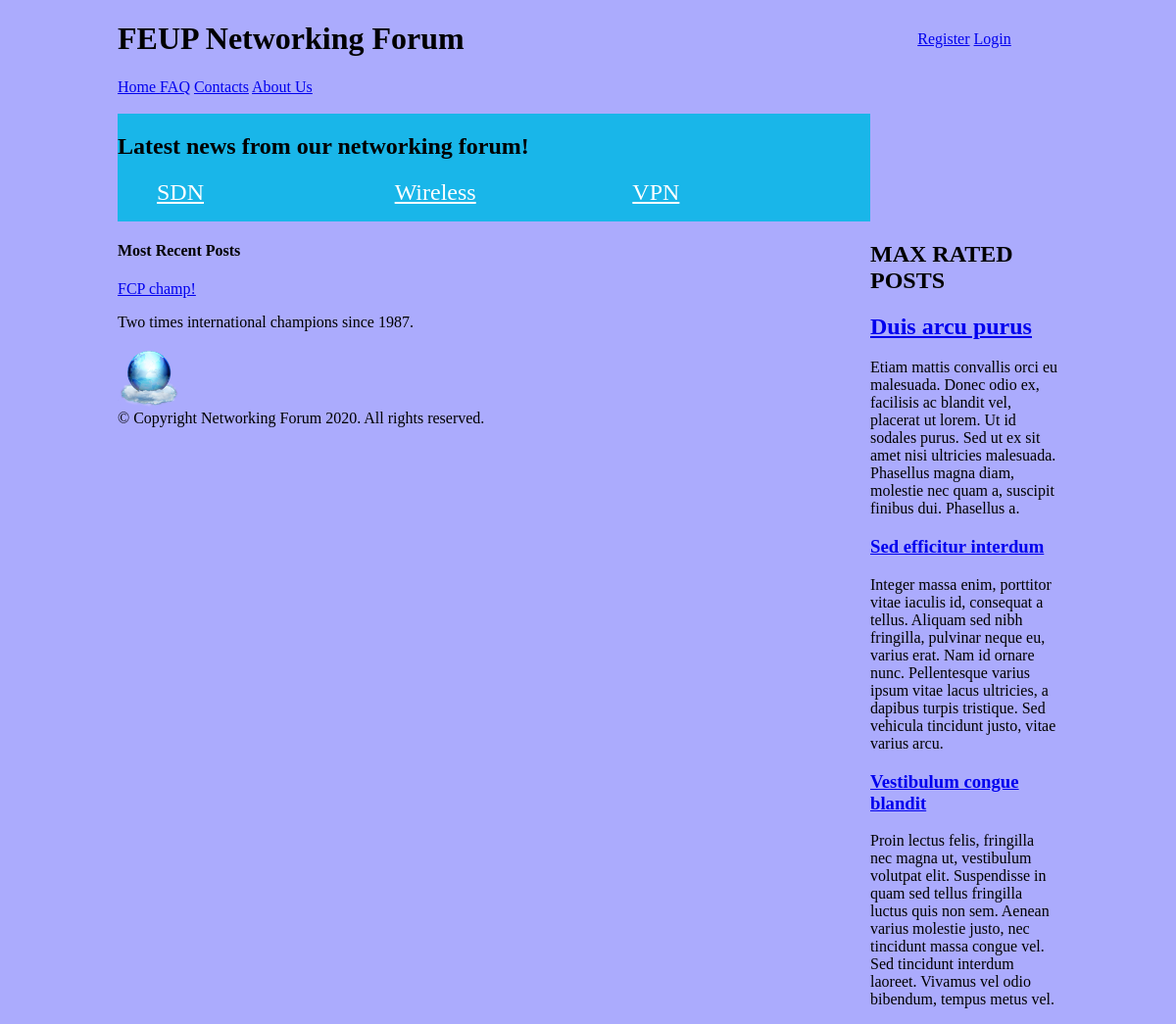
/php/initialpage.php, run on an earlier commit of the app's database.
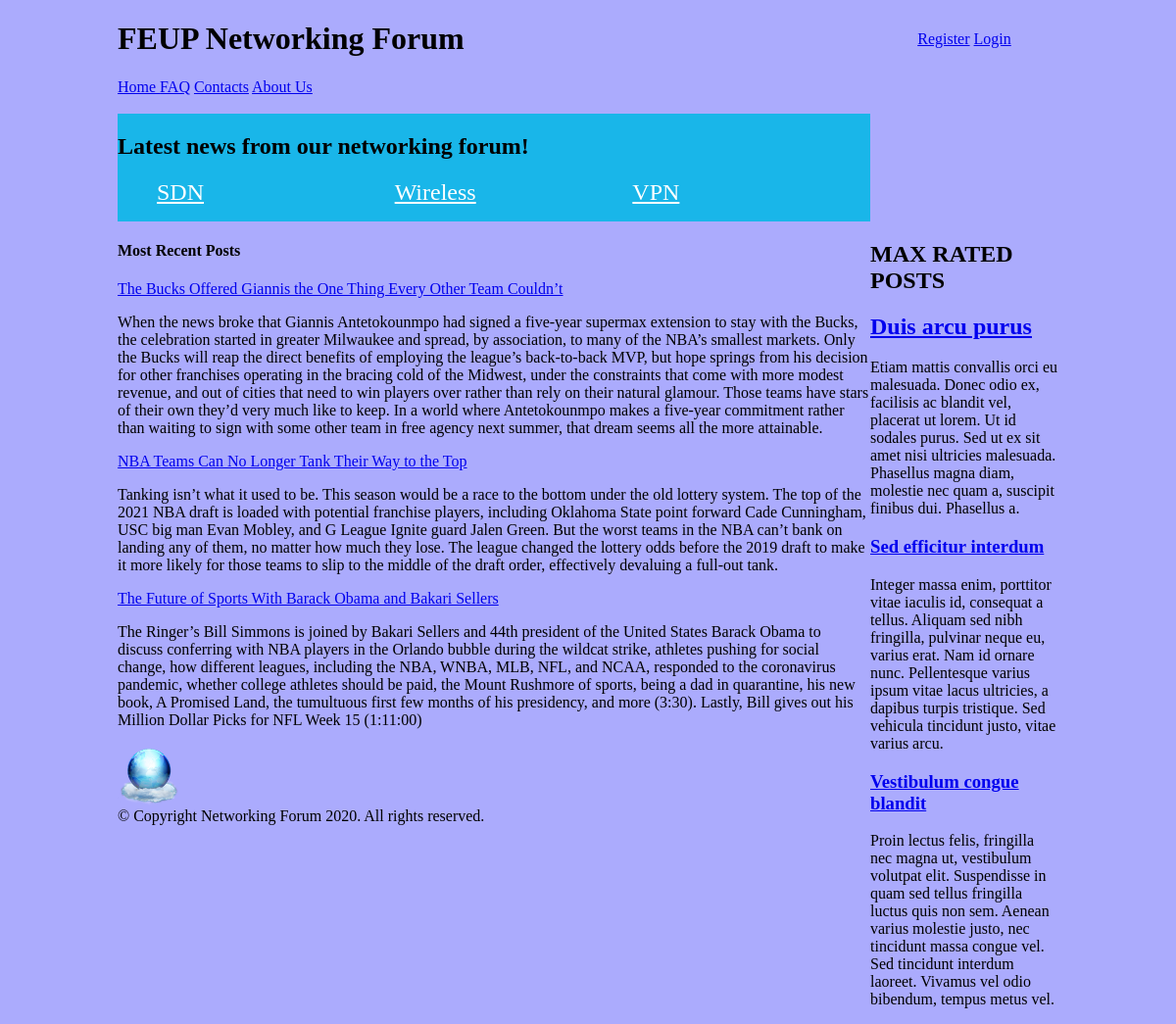
And on a later commit of the database.
### tables this page shows
CREATE TABLE forumpost (
    postid integer PRIMARY KEY AUTOINCREMENT,
    posttitle text NOT NULL,
    content text CHECK(LENGTH(content)>= 0 AND LENGTH(content)<20000),
    username text REFERENCES user, 
    topic text REFERENCES topic, 
    postrate integer CHECK(postrate>=0 AND postrate <=5),
    forumpostcollection_id integer REFERENCES collection
    );

### php/initialpage.php (called while the page is built)
<?php
  require_once("../database/init.php");
  require_once("../database/posts.php");
  include_once("../templates/homepage_section/header_pagina_inicial_tpl.php");
  include_once("../templates/homepage_section/topics_tpl.php");
  $stories = getAllPosts();
  include_once("../templates/homepage_section/max_rated_tpl.php");
  include_once("../templates/homepage_section/most_recent_posts_tpl.php");
  include_once("../templates/static_sections/footer_tpl.php");
?>

### database/posts.php (called while the page is built, shortened)
<?php
function getAllPosts()
{
  global $dbh;
  $stmt = $dbh->prepare('SELECT * FROM forumpost');
  $stmt->execute();
  return $stmt->fetchAll();
}

### templates/homepage_section/most_recent_posts_tpl.php (the view)
<section id="posts">
  <article>
  <aside id="related">
   <h1> Most Recent Posts</h1>
   <?php foreach ($stories as $story) { ?>
   <article>
    <a href="../php/post.php?postitle=<?php echo $story['posttitle'] ?>"><?php echo $story['posttitle'] ?></a>
    <p><?php echo $story['content'] ?></p>
   </article>
  </aside>
<?php  } ?>

### templates/homepage_section/header_pagina_inicial_tpl.php (shortened to what this page needs)
<!DOCTYPE html>
<html lang="en">
<head>
    <link href="../css/initialpage.css" rel="stylesheet">
</head>
<body>
    <header>
        <h1> FEUP Networking Forum </h1>
        <div id="signup">
            <a href="register.php">Register</a>
            <?php if (!isset($_SESSION["username"])) { ?>
            <a href="login.php">Login</a>
            <?php } ?>
        </div>
        <div id="otherpages">
            <a href="initialpage.php"> Home </a>
            <a href="../php/FAQ.php">FAQ</a>
            <a href="../php/contacts.php">Contacts</a>
            <a href="../php/aboutUs.html">About Us</a> <br> <br>
        </div>
</head>
<body>

### templates/homepage_section/topics_tpl.php
<nav id="topics">
            <h2> Latest news from our networking forum!  </h2>
        <ul>
            <li><a href="../php/list_by_topic.php?topic=SDN">SDN</a></li>
            <li><a href="../php/list_by_topic.php?topic=Wireless">Wireless</a></li>
            <li><a href="../php/list_by_topic.php?topic=VPN">VPN</a></li>
        </ul>
</nav>

### templates/homepage_section/max_rated_tpl.php
<aside id="related">
        <h1> MAX RATED POSTS</h1>
        <article>
          <h2><a href="#">Duis arcu purus</a></h1>
          <p>Etiam mattis convallis orci eu malesuada. Donec odio ex, facilisis ac blandit vel, placerat ut lorem. Ut id sodales purus. Sed ut ex sit amet nisi ultricies malesuada. Phasellus magna diam, molestie nec quam a, suscipit finibus dui. Phasellus a.</p>
        </article>
        <article>
          <h1><a href="#">Sed efficitur interdum</a></h1>
          <p>Integer massa enim, porttitor vitae iaculis id, consequat a tellus. Aliquam sed nibh fringilla, pulvinar neque eu, varius erat. Nam id ornare nunc. Pellentesque varius ipsum vitae lacus ultricies, a dapibus turpis tristique. Sed vehicula tincidunt justo, vitae varius arcu.</p>
        </article>
        <article>
          <h1><a href="#">Vestibulum congue blandit</a></h1>
          <p>Proin lectus felis, fringilla nec magna ut, vestibulum volutpat elit. Suspendisse in quam sed tellus fringilla luctus quis non sem. Aenean varius molestie justo, nec tincidunt massa congue vel. Sed tincidunt interdum laoreet. Vivamus vel odio bibendum, tempus metus vel.</p>
        </article>
</aside>

### templates/static_sections/footer_tpl.php
<footer>
    <div class="container" id="footer-bottom">
    <img id="footer-logo" src="../images/Heaven-Networking-icon.png" style="vertical-align:middle;">
    <div id="copyright">
        © Copyright Networking Forum 2020. All rights reserved.
    </div>
    </div>
</footer>
</body>
</html>

### css/initialpage.css (style rules this page uses)
body { background-color: #ababfd; margin: 0 auto; width: 60em; display: grid; grid-template-columns: [start] 4fr [middle] 1fr [end]; grid-template-rows: [start] auto [topics] auto [posts] 1fr [footer] auto [end]; }
body > header h1 { font-family: garamond; }
body > header { grid-column: start / end; }
#topics { background-color: #19B6E9; grid-column: start; }
aside { grid-column: middle; grid-row: topics/end; }
#posts { grid-column: start; }
body > header { display: grid; grid-template-columns: [start] 4fr [middle] 1fr [end]; grid-template-rows: auto auto; }
body > header h1 { grid-column: 1; grid-row: 1; }
body > header #signup { grid-column: 2; grid-row: 1; justify-self: center; align-self: center; }
#topics ul { display: flex; flex-direction: row; }
#topics li { display: block; flex: 1; color: white; }
#topics li a { color: white; font-family: Georgia, 'Times New Roman', Times, serif; font-size: x-large; }
footer { bottom:100; width:100%; height:60px; }

What changed in the data, as far as the page shows it:
changed forumpost: posttitle "FCP champ!" → "The Bucks Offered Giannis the One Thing Every Other Team Couldn’t"; content "Two times international champions since 1987." → "When the news broke that Giannis Antetokounmpo had signed a five-year supermax extension to stay with the Bucks, the celebration started in greater Milwaukee and spread, by association, to many of the NBA’s smallest markets. Only the Bucks will reap the direct benefits of employing the league’s back-to-back MVP, but hope springs from his decision for other franchises operating in the bracing cold of the Midwest, under the constraints that come with more modest revenue, and out of cities that need to win players over rather than rely on their natural glamour. Those teams have stars of their own they’d very much like to keep. In a world where Antetokounmpo makes a five-year commitment rather…"
added forumpost: posttitle "NBA Teams Can No Longer Tank Their Way to the Top", content "Tanking isn’t what it used to be. This season would be a race to the bottom under the old lottery system. The top of the 2021 NBA draft is loaded with potential franchise players, including Oklahoma State point forward Cade Cunningham, USC big man Evan Mobley, and G League Ignite guard Jalen Green. But the worst teams in the NBA can’t bank on landing any of them, no matter how much they lose. The league changed the lottery odds before the 2019 draft to make it more likely for those teams to slip to the middle of the draft order, effectively devaluing a full-out tank."
added forumpost: posttitle "The Future of Sports With Barack Obama and Bakari Sellers", content "The Ringer’s Bill Simmons is joined by Bakari Sellers and 44th president of the United States Barack Obama to discuss conferring with NBA players in the Orlando bubble during the wildcat strike, athletes pushing for social change, how different leagues, including the NBA, WNBA, MLB, NFL, and NCAA, responded to the coronavirus pandemic, whether college athletes should be paid, the Mount Rushmore of sports, being a dad in quarantine, his new book, A Promised Land, the tumultuous first few months of his presidency, and more (3:30). Lastly, Bill gives out his Million Dollar Picks for NFL Week 15 (1:11:00)"
